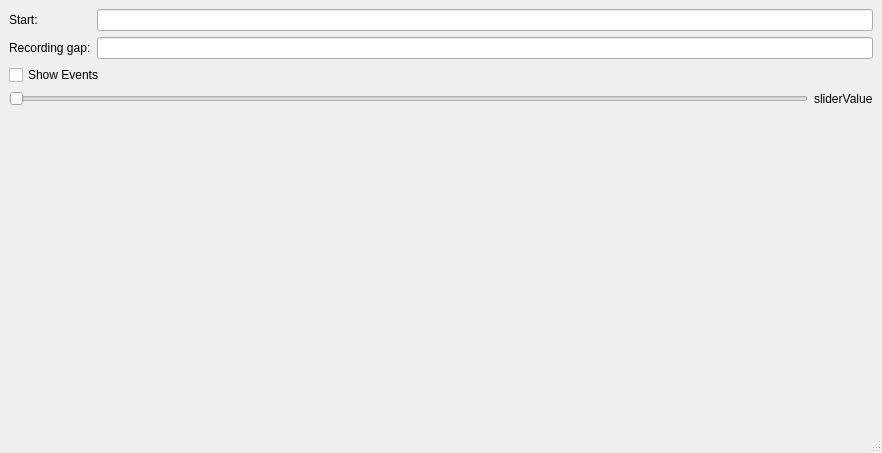
<?xml version="1.0" encoding="UTF-8"?>
<ui version="4.0">
 <class>TemporalView</class>
 <widget class="QMainWindow" name="TemporalView">
  <property name="geometry">
   <rect>
    <x>0</x>
    <y>0</y>
    <width>882</width>
    <height>453</height>
   </rect>
  </property>
  <property name="windowTitle">
   <string>MainWindow</string>
  </property>
  <widget class="QWidget" name="centralwidget">
   <layout class="QGridLayout" name="gridLayout">
    <item row="0" column="0">
     <layout class="QGridLayout" name="gridLayout_2">
      <item row="0" column="0">
       <layout class="QHBoxLayout" name="horizontalLayout">
        <item>
         <layout class="QVBoxLayout" name="verticalLayout_2">
          <item>
           <widget class="QLabel" name="StartLabel">
            <property name="text">
             <string>Start:</string>
            </property>
           </widget>
          </item>
          <item>
           <widget class="QLabel" name="GapLabel">
            <property name="text">
             <string>Recording gap:</string>
            </property>
           </widget>
          </item>
         </layout>
        </item>
        <item>
         <layout class="QVBoxLayout" name="verticalLayout">
          <item>
           <widget class="QLineEdit" name="StartEdit"/>
          </item>
          <item>
           <widget class="QLineEdit" name="GapEdit"/>
          </item>
         </layout>
        </item>
       </layout>
      </item>
      <item row="1" column="0">
       <widget class="QCheckBox" name="EventsCheckbox">
        <property name="text">
         <string>Show Events</string>
        </property>
       </widget>
      </item>
     </layout>
    </item>
    <item row="1" column="0">
     <layout class="QGridLayout" name="gridLayout_3">
      <item row="0" column="0">
       <widget class="QSlider" name="Slider">
        <property name="orientation">
         <enum>Qt::Horizontal</enum>
        </property>
       </widget>
      </item>
      <item row="0" column="1">
       <widget class="QLabel" name="sliderValue">
        <property name="text">
         <string>sliderValue</string>
        </property>
       </widget>
      </item>
     </layout>
    </item>
    <item row="2" column="0">
     <widget class="MplWidget" name="TemporalPlot" native="true">
      <property name="sizePolicy">
       <sizepolicy hsizetype="Preferred" vsizetype="MinimumExpanding">
        <horstretch>0</horstretch>
        <verstretch>0</verstretch>
       </sizepolicy>
      </property>
     </widget>
    </item>
   </layout>
  </widget>
  <widget class="QMenuBar" name="menubar">
   <property name="geometry">
    <rect>
     <x>0</x>
     <y>0</y>
     <width>882</width>
     <height>25</height>
    </rect>
   </property>
  </widget>
  <widget class="QStatusBar" name="statusbar"/>
 </widget>
 <customwidgets>
  <customwidget>
   <class>MplWidget</class>
   <extends>QWidget</extends>
   <header>mplwidget.h</header>
   <container>1</container>
  </customwidget>
 </customwidgets>
 <resources/>
 <connections/>
</ui>
